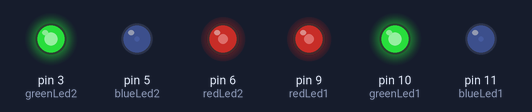
Recording of a sketch running on a simulated Arduino Uno, built with avr-gcc and run on an emulated ATmega328P. Shown: output pins drawn as LEDs (lit = HIGH).

Above: at 1.35 s.
At 20.61 s:
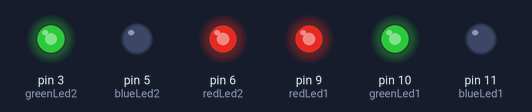
At 39.64 s:
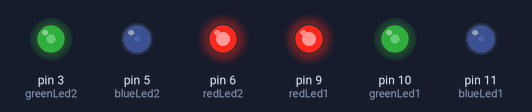
Timing chart, 0 to 40.0 s (numbered marks = the images above):
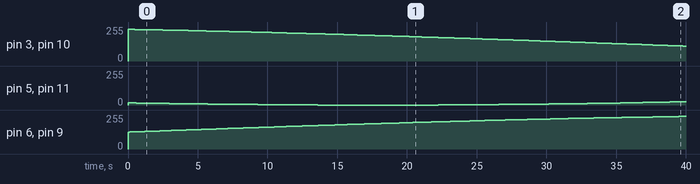

Measured:
- by itself, pin 6 (redLed2), pin 9 (redLed1): moves from 0/255 to 244/255 over 39.5 s
- by itself, pin 3 (greenLed2), pin 10 (greenLed1): 0/255 → 237/255 at 0.00 s, → 236/255 0.49 s later, → 235/255 0.52 s later, → 234/255 0.50 s later, … (126 changes in this stretch)

The sketch:

Step_1_mood_lamp_solution.ino
```cpp
// Smooth RGB mood lamp
// Changes an RGB LED's color smoothly.
//
// Updated 11/10/18
// Author: Shaun Barlow
// ---------------------------------------------------
// The brightness of the leds follows these equations:
// Red = sin(x)
// Green = sin(x + 60)
// Blue = sin(x + 120)
// for x from 0 to 360 degrees
// ---------------------------------------------------

// TASK: Add a second LED to this program.
// Make it display the same colour as the other LED.
//
// HINT: look for all uses of variables: redLed, blueLed and greenLed

float colourSpeed = 0.001;

int redLed1   = 9;  // red LED in Digital Pin 9 (PWM)
int greenLed1 = 10;  // green LED in Digital Pin 10 (PWM)
int blueLed1  = 11;   // blue LED in Digital Pin 11 (PWM)

int redLed2   = 6;  // red LED in Digital Pin 6 (PWM)
int greenLed2 = 3;  // green LED in Digital Pin 3 (PWM)
int blueLed2  = 5;   // blue LED in Digital Pin 5 (PWM)

float redBrightness = 0;
float greenBrightness = 0;
float blueBrightness = 0;

void setup() {
  pinMode(redLed1, OUTPUT);    // tell arduino it's an output
  pinMode(greenLed1, OUTPUT);  // tell arduino it's an output
  pinMode(blueLed1, OUTPUT);   // tell arduino it's an output

  pinMode(redLed2, OUTPUT);    // tell arduino it's an output
  pinMode(greenLed2, OUTPUT);  // tell arduino it's an output
  pinMode(blueLed2, OUTPUT);   // tell arduino it's an output
}

void loop() {
  //  The "for" loop lets us step through a set of values.
  //  For example, this "for" loop starts with the variable called "x" at a value of 0.
  //  It then executes all of the code inside its {} (curly braces).
  //  Then it adds the value of colourSpeed to x and runs the code in its {} again.
  //    That means x = 0 + colourSpeed  = colourSpeed
  //  Then it adds colourSpeed to x and runs the code in its {} again.
  //    That means x = colourSpeed + colourSpeed = 2 * colourSpeed
  //  Then it adds colourSpeed to x and runs the code in its {} again.
  //    That means x = 2 * colourSpeed + colourSpeed = 3 * colourSpeed
  //  It keeps doing this...
  //  UNTIL x is no longer less than 180.
  //  Then the "for" loop ends and the subsequent code is run.
  //
  //  In this case, there isn't any other code after the "for" loop,
  //  so the main loop starts again (i.e. we begin the "for" loop afresh with "x" = 0).
  for (float x = 0; x < 360; x = x + colourSpeed) {

    // Use a sine wave to cycle nicely through all of the colours
    redBrightness   = 255 * (sin(x * PI / 180)         + 1) / 2; // calculate the brightness for red led
    greenBrightness = 255 * (sin((x + 120) * PI / 180) + 1) / 2; // calculate the brightness for green led
    blueBrightness  = 255 * (sin((x + 240) * PI / 180) + 1) / 2; // calculate the brightness for blue led

    // write the brightness to the leds
    analogWrite(redLed1,   redBrightness);        // Red LED brightness
    analogWrite(greenLed1, greenBrightness);      // Green LED brightness
    analogWrite(blueLed1,  blueBrightness);       // Blue LED brightness

    analogWrite(redLed2,   redBrightness);        // Red LED brightness
    analogWrite(greenLed2, greenBrightness);      // Green LED brightness
    analogWrite(blueLed2,  blueBrightness);       // Blue LED brightness
  }
}
```
